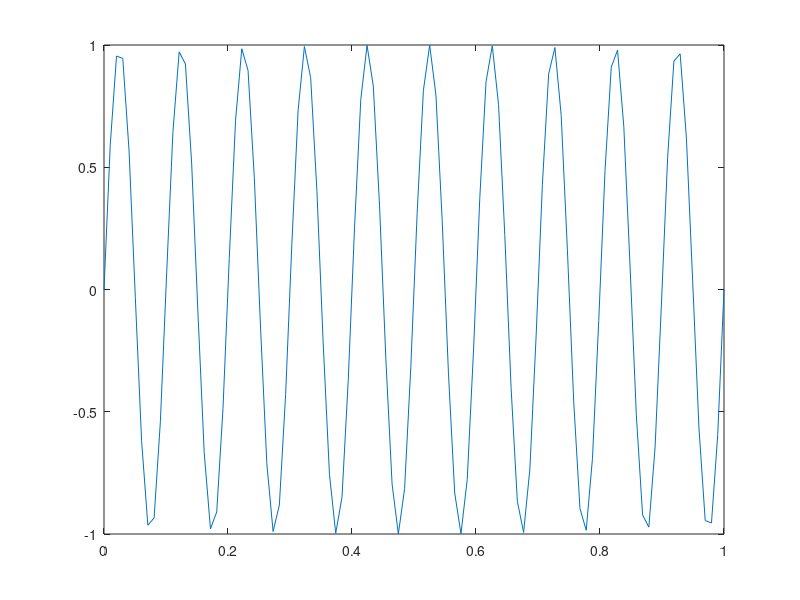

The MATLAB source for this figure:
%This is for practicing with trig stuff.

Theta = linspace(0, 1, 100);%(Start,End,How many)
y = sin(2*pi*10*Theta);

%xmarkers = 0:pi/2:pi;

plot(Theta,y);
% hold;
% plot()